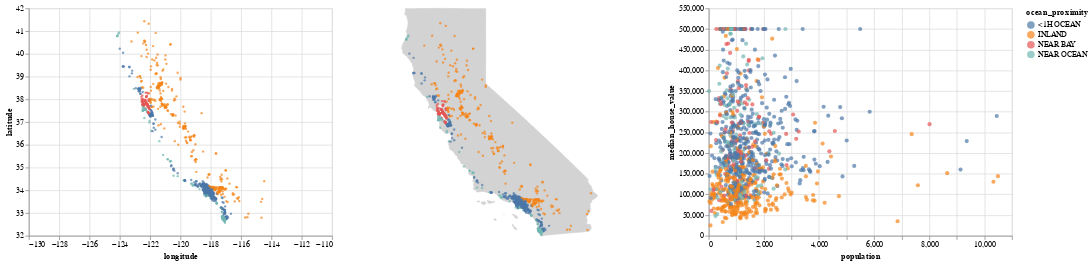

Notebook cell for this chart:
### Code cell
selection = alt.selection(type="interval", encodings = ["x","y"])
back_map = alt.Chart(california).mark_geoshape(
            stroke="lightgray", fill = "lightgray").project(
        type="mercator")
blocks = alt.Chart(sample).mark_circle().encode(
    x=alt.X('longitude', scale = alt.Scale(domain=(-130, -110))),
    y=alt.Y('latitude', scale = alt.Scale(domain=(32, 42))),
    size=alt.value(10),
    color = alt.condition(selection, "ocean_proximity", alt.value('lightgray'))
).add_selection(selection)

coords = alt.Chart(sample).mark_circle().encode(
    longitude='longitude',
    latitude='latitude',
    size=alt.value(10),
    color = alt.condition(selection, "ocean_proximity", alt.value('lightgray'))
)
fmap = (back_map+coords)

hist = alt.Chart(sample).mark_circle().encode(
    x = "population", 
    y = "median_house_value",
    color = "ocean_proximity"
).transform_filter(selection)

blocks | fmap | hist

### Figure 1 — Vega-Lite specification as saved in the notebook (floating-point values rounded to 4 significant figures; data arrays with more than 128 entries replaced by an {"elided": "..."} marker saying what was removed)
{"config": {"view": {"continuousWidth": 400, "continuousHeight": 300}}, "hconcat": [{"data": {"name": "data-2e927064c0232ec4fe8fcff86e48e6ae"}, "mark": "circle", "encoding": {"color": {"condition": {"type": "nominal", "field": "ocean_proximity", "selection": "selector003"}, "value": "lightgray"}, "size": {"value": 10}, "x": {"type": "quantitative", "field": "longitude", "scale": {"domain": [-130, -110]}}, "y": {"type": "quantitative", "field": "latitude", "scale": {"domain": [32, 42]}}}, "selection": {"selector003": {"type": "interval", "encodings": ["x", "y"]}}}, {"layer": [{"data": {"values": [{"id": "0", "type": "Feature", "properties": {"name": "Alameda"}, "geometry": {"type": "MultiPolygon", "coordinates": {"elided": "2 rows, 256 float values in total"}}, "bbox": [-122.3, 37.45, -121.5, 37.91]}, {"id": "1", "type": "Feature", "properties": {"name": "Alpine"}, "geometry": {"type": "Polygon", "coordinates": {"elided": "1x90x2 float values"}}, "bbox": [-120.1, 38.33, -119.5, 38.93]}, {"id": "2", "type": "Feature", "properties": {"name": "Amador"}, "geometry": {"type": "Polygon", "coordinates": {"elided": "1x167x2 float values"}}, "bbox": [-121.0, 38.22, -120.1, 38.71]}, {"id": "3", "type": "Feature", "properties": {"name": "Butte"}, "geometry": {"type": "Polygon", "coordinates": {"elided": "1x224x2 float values"}}, "bbox": [-122.1, 39.3, -121.1, 40.15]}, {"id": "4", "type": "Feature", "properties": {"name": "Calaveras"}, "geometry": {"type": "Polygon", "coordinates": {"elided": "1x178x2 float values"}}, "bbox": [-121.0, 37.83, -120.0, 38.51]}, {"id": "5", "type": "Feature", "properties": {"name": "Colusa"}, "geometry": {"type": "Polygon", "coordinates": {"elided": "1x143x2 float values"}}, "bbox": [-122.8, 38.92, -121.8, 39.41]}, {"id": "6", "type": "Feature", "properties": {"name": "Contra Costa"}, "geometry": {"type": "MultiPolygon", "coordinates": {"elided": "6 rows, 344 float values in total"}}, "bbox": [-122.4, 37.72, -121.5, 38.1]}, {"id": "7", "type": "Feature", "properties": {"name": "Del Norte"}, "geometry": {"type": "Polygon", "coordinates": {"elided": "1x120x2 float values"}}, "bbox": [-124.3, 41.38, -123.5, 42.0]}, {"id": "8", "type": "Feature", "properties": {"name": "Tuolumne"}, "geometry": {"type": "Polygon", "coordinates": {"elided": "1x303x2 float values"}}, "bbox": [-120.7, 37.63, -119.2, 38.43]}, {"id": "9", "type": "Feature", "properties": {"name": "El Dorado"}, "geometry": {"type": "Polygon", "coordinates": {"elided": "1x220x2 float values"}}, "bbox": [-121.1, 38.5, -119.9, 39.07]}, {"id": "10", "type": "Feature", "properties": {"name": "Fresno"}, "geometry": {"type": "Polygon", "coordinates": {"elided": "1x400x2 float values"}}, "bbox": [-120.9, 35.91, -118.4, 37.59]}, {"id": "11", "type": "Feature", "properties": {"name": "Glenn"}, "geometry": {"type": "Polygon", "coordinates": {"elided": "1x100x2 float values"}}, "bbox": [-122.9, 39.38, -121.9, 39.8]}, {"id": "12", "type": "Feature", "properties": {"name": "Humboldt"}, "geometry": {"type": "Polygon", "coordinates": {"elided": "1x205x2 float values"}}, "bbox": [-124.4, 40.0, -123.4, 41.47]}, {"id": "13", "type": "Feature", "properties": {"name": "Inyo"}, "geometry": {"type": "Polygon", "coordinates": {"elided": "1x236x2 float values"}}, "bbox": [-118.8, 35.79, -115.6, 37.46]}, {"id": "14", "type": "Feature", "properties": {"name": "Lake"}, "geometry": {"type": "Polygon", "coordinates": {"elided": "1x185x2 float values"}}, "bbox": [-123.1, 38.67, -122.3, 39.58]}, {"id": "15", "type": "Feature", "properties": {"name": "San Diego"}, "geometry": {"type": "Polygon", "coordinates": {"elided": "1x137x2 float values"}}, "bbox": [-117.6, 32.53, -116.1, 33.51]}, {"id": "16", "type": "Feature", "properties": {"name": "San Francisco"}, "geometry": {"type": "MultiPolygon", "coordinates": [[[[-122.4, 37.71], [-122.5, 37.71], [-122.5, 37.72], [-122.5, 37.74], [-122.5, 37.78], [-122.5, 37.79], [-122.5, 37.79], [-122.5, 37.81], [-122.5, 37.8], [-122.4, 37.81], [-122.4, 37.81], [-122.4, 37.79], [-122.4, 37.76], [-122.4, 37.75], [-122.4, 37.74], [-122.4, 37.73], [-122.4, 37.73], [-122.4, 37.72], [-122.4, 37.72], [-122.4, 37.71], [-122.4, 37.71]]], [[[-122.4, 37.81], [-122.4, 37.83], [-122.4, 37.83], [-122.4, 37.82], [-122.4, 37.81]]]]}, "bbox": [-122.5, 37.71, -122.4, 37.83]}, {"id": "17", "type": "Feature", "properties": {"name": "Sierra"}, "geometry": {"type": "Polygon", "coordinates": {"elided": "1x129x2 float values"}}, "bbox": [-121.1, 39.39, -120.0, 39.78]}, {"id": "18", "type": "Feature", "properties": {"name": "Siskiyou"}, "geometry": {"type": "Polygon", "coordinates": {"elided": "1x247x2 float values"}}, "bbox": [-123.7, 40.99, -121.4, 42.01]}, {"id": "19", "type": "Feature", "properties": {"name": "Solano"}, "geometry": {"type": "MultiPolygon", "coordinates": {"elided": "4 rows, 332 float values in total"}}, "bbox": [-122.4, 38.04, -121.6, 38.54]}, {"id": "20", "type": "Feature", "properties": {"name": "Sonoma"}, "geometry": {"type": "Polygon", "coordinates": {"elided": "1x203x2 float values"}}, "bbox": [-123.5, 38.11, -122.4, 38.85]}, {"id": "21", "type": "Feature", "properties": {"name": "Los Angeles"}, "geometry": {"type": "MultiPolygon", "coordinates": {"elided": "5 rows, 510 float values in total"}}, "bbox": [-118.9, 32.8, -117.6, 34.82]}, {"id": "22", "type": "Feature", "properties": {"name": "Madera"}, "geometry": {"type": "Polygon", "coordinates": {"elided": "1x260x2 float values"}}, "bbox": [-120.5, 36.77, -119.0, 37.78]}, {"id": "23", "type": "Feature", "properties": {"name": "Marin"}, "geometry": {"type": "MultiPolygon", "coordinates": {"elided": "2 rows, 408 float values in total"}}, "bbox": [-123.0, 37.82, -122.4, 38.32]}, {"id": "24", "type": "Feature", "properties": {"name": "Mariposa"}, "geometry": {"type": "Polygon", "coordinates": {"elided": "1x148x2 float values"}}, "bbox": [-120.4, 37.18, -119.3, 37.9]}, {"id": "25", "type": "Feature", "properties": {"name": "Mendocino"}, "geometry": {"type": "Polygon", "coordinates": {"elided": "1x218x2 float values"}}, "bbox": [-124.0, 38.76, -122.8, 40.0]}, {"id": "26", "type": "Feature", "properties": {"name": "Merced"}, "geometry": {"type": "Polygon", "coordinates": {"elided": "1x122x2 float values"}}, "bbox": [-121.2, 36.74, -120.1, 37.63]}, {"id": "27", "type": "Feature", "properties": {"name": "Modoc"}, "geometry": {"type": "Polygon", "coordinates": [[[-120.0, 41.18], [-120.2, 41.18], [-120.4, 41.18], [-120.5, 41.18], [-120.6, 41.18], [-120.7, 41.18], [-120.8, 41.18], [-120.9, 41.18], [-121.0, 41.18], [-121.2, 41.18], [-121.3, 41.18], [-121.4, 41.18], [-121.4, 41.25], [-121.4, 41.43], [-121.4, 41.43], [-121.4, 41.54], [-121.4, 41.62], [-121.4, 41.66], [-121.4, 41.75], [-121.4, 41.78], [-121.5, 41.78], [-121.5, 41.95], [-121.4, 41.95], [-121.4, 42.0], [-121.3, 42.0], [-121.3, 42.0], [-121.1, 42.0], [-121.0, 41.99], [-121.0, 41.99], [-120.8, 41.99], [-120.6, 41.99], [-120.5, 41.99], [-120.3, 41.99], [-120.3, 41.99], [-120.2, 41.99], [-120.0, 42.0], [-120.0, 41.99], [-120.0, 41.87], [-120.0, 41.75], [-120.0, 41.62], [-120.0, 41.62], [-120.0, 41.5], [-120.0, 41.25], [-120.0, 41.18]]]}, "bbox": [-121.5, 41.18, -120.0, 42.0]}, {"id": "28", "type": "Feature", "properties": {"name": "Tulare"}, "geometry": {"type": "Polygon", "coordinates": {"elided": "1x146x2 float values"}}, "bbox": [-119.6, 35.79, -118.0, 36.74]}, {"id": "29", "type": "Feature", "properties": {"name": "Imperial"}, "geometry": {"type": "Polygon", "coordinates": {"elided": "1x115x2 float values"}}, "bbox": [-116.1, 32.62, -114.5, 33.43]}, {"id": "30", "type": "Feature", "properties": {"name": "Santa Cruz"}, "geometry": {"type": "Polygon", "coordinates": {"elided": "1x134x2 float values"}}, "bbox": [-122.3, 36.85, -121.6, 37.29]}, {"id": "31", "type": "Feature", "properties": {"name": "Shasta"}, "geometry": {"type": "Polygon", "coordinates": {"elided": "1x235x2 float values"}}, "bbox": [-123.1, 40.29, -121.3, 41.18]}, {"id": "32", "type": "Feature", "properties": {"name": "Stanislaus"}, "geometry": {"type": "Polygon", "coordinates": {"elided": "1x121x2 float values"}}, "bbox": [-121.5, 37.13, -120.4, 38.08]}, {"id": "33", "type": "Feature", "properties": {"name": "Sutter"}, "geometry": {"type": "Polygon", "coordinates": {"elided": "1x167x2 float values"}}, "bbox": [-121.9, 38.73, -121.4, 39.31]}, {"id": "34", "type": "Feature", "properties": {"name": "Tehama"}, "geometry": {"type": "Polygon", "coordinates": {"elided": "1x249x2 float values"}}, "bbox": [-123.1, 39.8, -121.3, 40.45]}, {"id": "35", "type": "Feature", "properties": {"name": "Trinity"}, "geometry": {"type": "Polygon", "coordinates": {"elided": "1x316x2 float values"}}, "bbox": [-123.6, 39.98, -122.4, 41.37]}, {"id": "36", "type": "Feature", "properties": {"name": "Kern"}, "geometry": {"type": "Polygon", "coordinates": {"elided": "1x99x2 float values"}}, "bbox": [-120.2, 34.79, -117.6, 35.8]}, {"id": "37", "type": "Feature", "properties": {"name": "San Mateo"}, "geometry": {"type": "MultiPolygon", "coordinates": {"elided": "2 rows, 280 float values in total"}}, "bbox": [-122.5, 37.11, -122.1, 37.71]}, {"id": "38", "type": "Feature", "properties": {"name": "Santa Barbara"}, "geometry": {"type": "MultiPolygon", "coordinates": {"elided": "5 rows, 622 float values in total"}}, "bbox": [-120.7, 33.47, -119.0, 35.11]}, {"id": "39", "type": "Feature", "properties": {"name": "Santa Clara"}, "geometry": {"type": "MultiPolygon", "coordinates": {"elided": "3 rows, 396 float values in total"}}, "bbox": [-122.2, 36.9, -121.2, 37.48]}, {"id": "40", "type": "Feature", "properties": {"name": "Ventura"}, "geometry": {"type": "MultiPolygon", "coordinates": {"elided": "2 rows, 180 float values in total"}}, "bbox": [-119.6, 33.21, -118.6, 34.9]}, {"id": "41", "type": "Feature", "properties": {"name": "Yolo"}, "geometry": {"type": "Polygon", "coordinates": {"elided": "1x191x2 float values"}}, "bbox": [-122.4, 38.31, -121.5, 38.93]}, {"id": "42", "type": "Feature", "properties": {"name": "Yuba"}, "geometry": {"type": "Polygon", "coordinates": {"elided": "1x188x2 float values"}}, "bbox": [-121.6, 38.92, -121.0, 39.64]}, {"id": "43", "type": "Feature", "properties": {"name": "Lassen"}, "geometry": {"type": "Polygon", "coordinates": {"elided": "1x135x2 float values"}}, "bbox": [-121.3, 39.71, -120.0, 41.18]}, {"id": "44", "type": "Feature", "properties": {"name": "Kings"}, "geometry": {"type": "Polygon", "coordinates": [[[-119.5, 36.31], [-119.5, 36.27], [-119.5, 36.27], [-119.5, 36.14], [-119.5, 36.14], [-119.5, 35.96], [-119.5, 35.96], [-119.5, 35.79], [-119.6, 35.79], [-119.6, 35.79], [-119.6, 35.79], [-119.8, 35.79], [-119.9, 35.79], [-119.9, 35.79], [-120.0, 35.79], [-120.1, 35.79], [-120.2, 35.79], [-120.2, 35.81], [-120.2, 35.82], [-120.2, 35.83], [-120.3, 35.85], [-120.2, 35.86], [-120.2, 35.88], [-120.3, 35.9], [-120.3, 35.91], [-120.3, 35.91], [-120.3, 35.91], [-120.3, 35.95], [-120.2, 36.0], [-120.1, 36.05], [-120.0, 36.18], [-120.0, 36.3], [-120.0, 36.38], [-120.0, 36.4], [-119.9, 36.4], [-119.8, 36.4], [-119.7, 36.42], [-119.7, 36.42], [-119.7, 36.42], [-119.7, 36.43], [-119.7, 36.43], [-119.7, 36.43], [-119.7, 36.43], [-119.7, 36.42], [-119.7, 36.43], [-119.6, 36.44], [-119.6, 36.49], [-119.5, 36.49], [-119.5, 36.4], [-119.5, 36.4], [-119.5, 36.37], [-119.5, 36.34], [-119.5, 36.31]]]}, "bbox": [-120.3, 35.79, -119.5, 36.49]}, {"id": "45", "type": "Feature", "properties": {"name": "Mono"}, "geometry": {"type": "Polygon", "coordinates": {"elided": "1x206x2 float values"}}, "bbox": [-119.7, 37.46, -117.8, 38.71]}, {"id": "46", "type": "Feature", "properties": {"name": "Monterey"}, "geometry": {"type": "Polygon", "coordinates": {"elided": "1x304x2 float values"}}, "bbox": [-122.0, 35.79, -120.2, 36.92]}, {"id": "47", "type": "Feature", "properties": {"name": "Napa"}, "geometry": {"type": "Polygon", "coordinates": {"elided": "1x145x2 float values"}}, "bbox": [-122.6, 38.16, -122.1, 38.86]}, {"id": "48", "type": "Feature", "properties": {"name": "Nevada"}, "geometry": {"type": "Polygon", "coordinates": {"elided": "1x167x2 float values"}}, "bbox": [-121.3, 39.01, -120.0, 39.53]}, {"id": "49", "type": "Feature", "properties": {"name": "Orange"}, "geometry": {"type": "MultiPolygon", "coordinates": {"elided": "2 rows, 178 float values in total"}}, "bbox": [-118.1, 33.39, -117.4, 33.95]}, {"id": "50", "type": "Feature", "properties": {"name": "Placer"}, "geometry": {"type": "Polygon", "coordinates": {"elided": "1x195x2 float values"}}, "bbox": [-121.5, 38.71, -120.0, 39.32]}, {"id": "51", "type": "Feature", "properties": {"name": "Plumas"}, "geometry": {"type": "Polygon", "coordinates": {"elided": "1x255x2 float values"}}, "bbox": [-121.5, 39.6, -120.1, 40.45]}, {"id": "52", "type": "Feature", "properties": {"name": "Riverside"}, "geometry": {"type": "Polygon", "coordinates": {"elided": "1x156x2 float values"}}, "bbox": [-117.7, 33.43, -114.4, 34.08]}, {"id": "53", "type": "Feature", "properties": {"name": "Sacramento"}, "geometry": {"type": "MultiPolygon", "coordinates": {"elided": "4 rows, 358 float values in total"}}, "bbox": [-121.8, 38.02, -121.0, 38.74]}, {"id": "54", "type": "Feature", "properties": {"name": "San Benito"}, "geometry": {"type": "Polygon", "coordinates": {"elided": "1x166x2 float values"}}, "bbox": [-121.6, 36.2, -120.6, 36.99]}, {"id": "55", "type": "Feature", "properties": {"name": "San Bernardino"}, "geometry": {"type": "Polygon", "coordinates": {"elided": "1x210x2 float values"}}, "bbox": [-117.8, 33.87, -114.1, 35.81]}, {"id": "56", "type": "Feature", "properties": {"name": "San Joaquin"}, "geometry": {"type": "MultiPolygon", "coordinates": {"elided": "2 rows, 334 float values in total"}}, "bbox": [-121.6, 37.48, -120.9, 38.3]}, {"id": "57", "type": "Feature", "properties": {"name": "San Luis Obispo"}, "geometry": {"type": "Polygon", "coordinates": {"elided": "1x203x2 float values"}}, "bbox": [-121.3, 34.9, -119.5, 35.8]}]}, "mark": {"type": "geoshape", "fill": "lightgray", "stroke": "lightgray"}, "projection": {"type": "mercator"}}, {"data": {"name": "data-2e927064c0232ec4fe8fcff86e48e6ae"}, "mark": "circle", "encoding": {"color": {"condition": {"type": "nominal", "field": "ocean_proximity", "selection": "selector003"}, "value": "lightgray"}, "latitude": {"field": "latitude", "type": "quantitative"}, "longitude": {"field": "longitude", "type": "quantitative"}, "size": {"value": 10}}}]}, {"data": {"name": "data-2e927064c0232ec4fe8fcff86e48e6ae"}, "mark": "circle", "encoding": {"color": {"type": "nominal", "field": "ocean_proximity"}, "x": {"type": "quantitative", "field": "population"}, "y": {"type": "quantitative", "field": "median_house_value"}}, "transform": [{"filter": {"selection": "selector003"}}]}], "$schema": "https://vega.github.io/schema/vega-lite/v4.8.1.json", "datasets": {"data-2e927064c0232ec4fe8fcff86e48e6ae": {"elided": "1000 records"}}}
